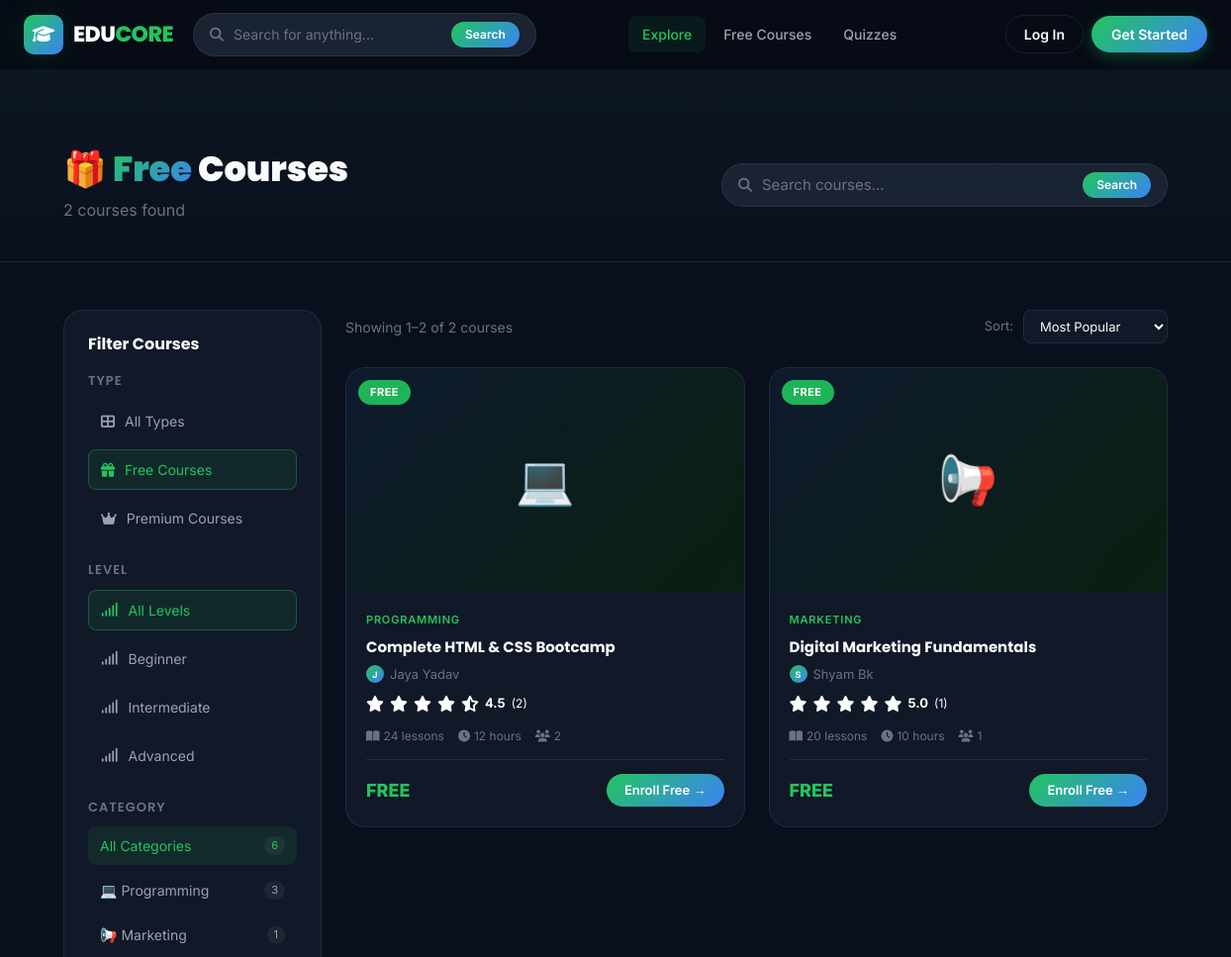
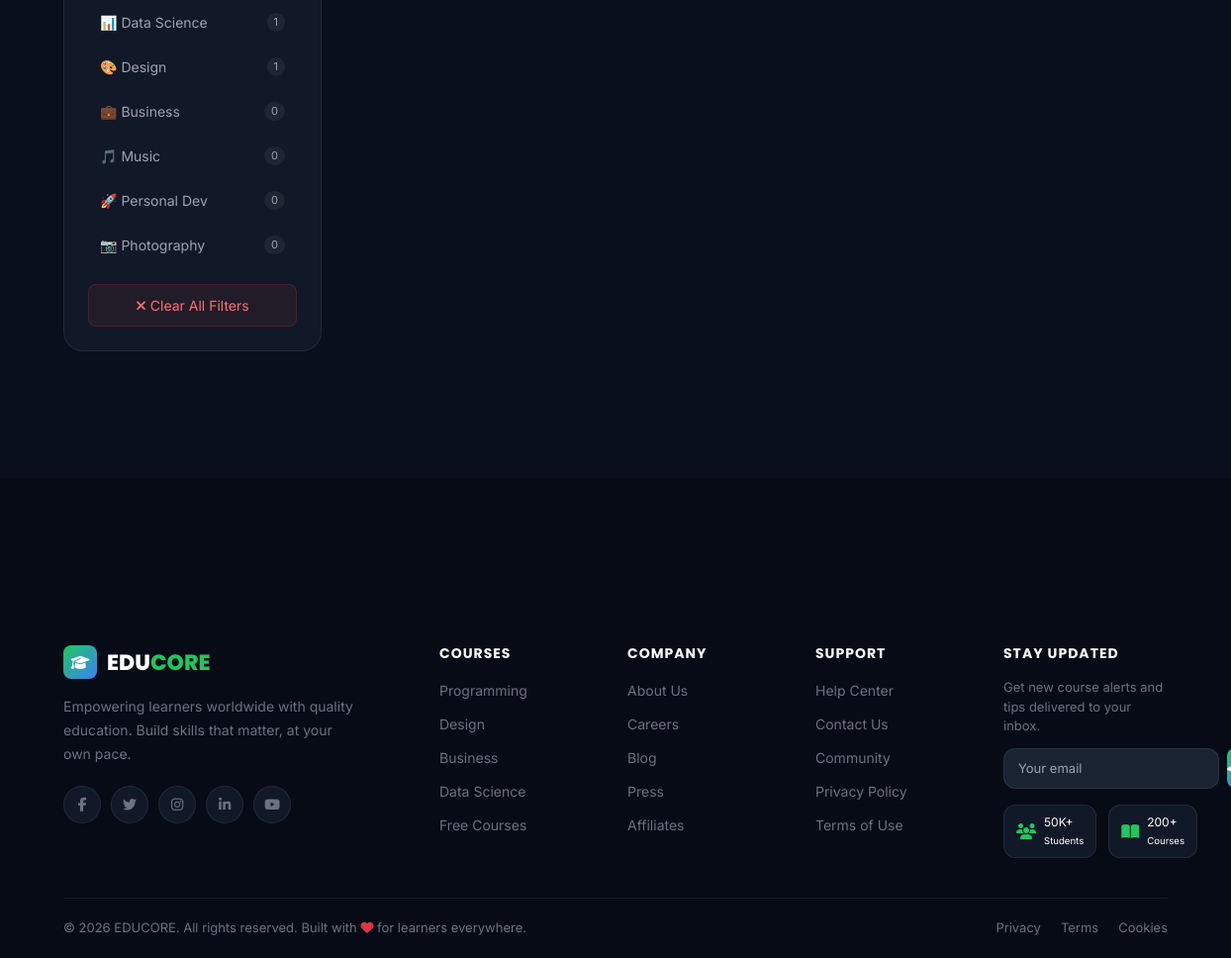
The app's page /courses/index.php?type=free with its own data (2 pictures, top to bottom).
### tables this page shows
CREATE TABLE IF NOT EXISTS categories (
    id INT AUTO_INCREMENT PRIMARY KEY,
    name VARCHAR(100) NOT NULL,
    slug VARCHAR(100) NOT NULL UNIQUE,
    icon VARCHAR(50) DEFAULT 'fas fa-book',
    color VARCHAR(20) DEFAULT '#3B82F6',
    created_at TIMESTAMP DEFAULT CURRENT_TIMESTAMP
);

CREATE TABLE IF NOT EXISTS courses (
    id INT AUTO_INCREMENT PRIMARY KEY,
    title VARCHAR(255) NOT NULL,
    slug VARCHAR(255) NOT NULL UNIQUE,
    description TEXT,
    short_description VARCHAR(500),
    category_id INT,
    instructor_id INT NOT NULL,
    thumbnail VARCHAR(255) DEFAULT NULL,
    preview_video VARCHAR(255) DEFAULT NULL,
    price DECIMAL(10,2) DEFAULT 0.00,
    type ENUM('free','premium') DEFAULT 'free',
    level ENUM('beginner','intermediate','advanced') DEFAULT 'beginner',
    duration VARCHAR(50) DEFAULT NULL,
    total_lessons INT DEFAULT 0,
    status ENUM('pending','approved','rejected','draft') DEFAULT 'pending',
    is_featured TINYINT(1) DEFAULT 0,
    created_at TIMESTAMP DEFAULT CURRENT_TIMESTAMP,
    updated_at TIMESTAMP DEFAULT CURRENT_TIMESTAMP ON UPDATE CURRENT_TIMESTAMP,
    FOREIGN KEY (category_id) REFERENCES categories(id) ON DELETE SET NULL,
    FOREIGN KEY (instructor_id) REFERENCES users(id) ON DELETE CASCADE
);

CREATE TABLE IF NOT EXISTS users (
    id INT AUTO_INCREMENT PRIMARY KEY,
    name VARCHAR(150) NOT NULL,
    email VARCHAR(255) NOT NULL UNIQUE,
    password VARCHAR(255) NOT NULL,
    role ENUM('admin','teacher','student') DEFAULT 'student',
    avatar VARCHAR(255) DEFAULT NULL,
    bio TEXT DEFAULT NULL,
    is_active TINYINT(1) DEFAULT 1,
    is_verified TINYINT(1) DEFAULT 1,
    google_id VARCHAR(255) DEFAULT NULL,
    created_at TIMESTAMP DEFAULT CURRENT_TIMESTAMP,
    updated_at TIMESTAMP DEFAULT CURRENT_TIMESTAMP ON UPDATE CURRENT_TIMESTAMP
);

### courses/index.php (the view, shortened to what the rows shown need)
<?php
require_once __DIR__ . '/../includes/auth.php';
$db = getDB();
$search   = trim($_GET['search']   ?? '');
$category = trim($_GET['category'] ?? '');
$type     = trim($_GET['type']     ?? '');
$sort     = trim($_GET['sort']     ?? 'popular');
$page     = max(1, (int)($_GET['page'] ?? 1));
$perPage  = 9;
$offset   = ($page - 1) * $perPage;
$where  = ["co.status = 'approved'"];
$params = [];
if ($type && in_array($type, ['free','premium'])) {
    $where[]  = "co.type = ?";
    $params[] = $type;
}
$whereStr = implode(' AND ', $where);
$orderBy  = match($sort) {
    'newest'    => 'co.created_at DESC',
    'price-asc' => 'co.price ASC',
    'price-desc'=> 'co.price DESC',
    'rating'    => 'avg_rating DESC',
    default     => 'enrollment_count DESC'
};
$sql = "SELECT co.*, u.name as instructor_name, cat.name as category_name, cat.slug as category_slug,
               AVG(r.rating) as avg_rating, COUNT(DISTINCT r.id) as review_count,
               COUNT(DISTINCT e.id) as enrollment_count
        FROM courses co
        JOIN users u ON u.id = co.instructor_id
        LEFT JOIN categories cat ON cat.id = co.category_id
        LEFT JOIN reviews r ON r.course_id = co.id
        LEFT JOIN enrollments e ON e.course_id = co.id
        WHERE $whereStr
        GROUP BY co.id
        ORDER BY $orderBy
        LIMIT $perPage OFFSET $offset";
$stmt = $db->prepare($sql);
$stmt->execute($params);
$courses = $stmt->fetchAll();
$allCategories = $db->query("SELECT cat.*, COUNT(co.id) as count FROM categories cat LEFT JOIN courses co ON co.category_id = cat.id AND co.status='approved' GROUP BY cat.id ORDER BY count DESC")->fetchAll();
$catIcons = ['Programming'=>'💻','Design'=>'🎨','Business'=>'💼','Music'=>'🎵','Photography'=>'📷','Marketing'=>'📢','Data Science'=>'📊','Personal Dev'=>'🚀'];
include __DIR__ . '/../includes/header.php';
?>
<div style="margin-top:70px;">
    <div class="page-header">
        <div class="container">
            <div class="row align-items-center">
                <div class="col-md-7">
                    <h1 style="font-size:2.2rem;font-weight:900;margin-bottom:8px;">
                        <?php if ($search): ?>
                            Results for "<span class="text-gradient"><?php echo e($search); ?></span>"
                        <?php elseif ($category): ?>
                            <span class="text-gradient"><?php echo ucwords(str_replace('-',' ',$category)); ?></span> Courses
                        <?php elseif ($type === 'free'): ?>
                            🎁 <span class="text-gradient">Free</span> Courses
                        <?php else: ?>
                            Browse All <span class="text-gradient">Courses</span>
                        <?php endif; ?>
                    </h1>
                </div>
            </div>
        </div>
    </div>
    <div class="container py-5">
        <div class="row g-4">
            <div class="col-lg-3">
                <div style="background:var(--bg-card);border:1px solid var(--border);border-radius:var(--radius-lg);padding:24px;position:sticky;top:90px;">
                    <div>
                        <div style="display:flex;flex-direction:column;gap:6px;">
                            <?php foreach ($allCategories as $cat): ?>
                            <a href="?<?php echo http_build_query(array_merge($_GET, ['category'=>$cat['slug'],'page'=>1])); ?>"
                               style="display:flex;align-items:center;justify-content:space-between;padding:9px 12px;border-radius:8px;font-size:14px;transition:all 0.2s;background:<?php echo $category === $cat['slug'] ? 'rgba(34,197,94,0.1)' : 'transparent'; ?>;color:<?php echo $category === $cat['slug'] ? 'var(--primary)' : 'var(--text-secondary)'; ?>;">
                                <span><?php echo $catIcons[$cat['name']] ?? '📚'; ?> <?php echo e($cat['name']); ?></span>
                                <span style="background:rgba(255,255,255,0.06);padding:1px 7px;border-radius:10px;font-size:11px;"><?php echo $cat['count']; ?></span>
                            </a>
                            <?php endforeach; ?>
                        </div>
                    </div>
                </div>
            </div>
            <div class="col-lg-9">
                <?php if (empty($courses)): ?>
                <div style="text-align:center;padding:80px 20px;">
                    <div style="font-size:64px;margin-bottom:16px;">🔍</div>
                    <h3 style="font-size:20px;margin-bottom:8px;">No courses found</h3>
                    <p style="color:var(--text-muted);margin-bottom:24px;">Try adjusting your filters or search for something else.</p>
                    <a href="index.php" class="btn-outline-custom">Browse All Courses</a>
                </div>
                <?php else: ?>
                <div class="courses-grid" id="coursesGrid">
                    <?php foreach ($courses as $course):
                        $rating  = getCourseRating($course['id']);
                        $enrolled = isLoggedIn() ? isEnrolled($_SESSION['user_id'], $course['id']) : false;
                        $icon = $catIcons[$course['category_name']] ?? '📚';
                    ?>
                    <a href="<?php echo BASE_URL; ?>/courses/detail.php?id=<?php echo $course['id']; ?>"
                       class="course-card"
                       data-title="<?php echo e(strtolower($course['title'])); ?>"
                       data-category="<?php echo e($course['type']); ?>"
                       data-price="<?php echo $course['price']; ?>"
                       data-rating="<?php echo $rating['avg']; ?>"
                       data-animate>
                        <div class="course-thumbnail">
                            <div class="course-thumbnail-placeholder"><?php echo $icon; ?></div>
                            <span class="course-badge badge-<?php echo $course['type']; ?>"><?php echo strtoupper($course['type']); ?></span>
                        </div>
                        <div class="course-info">
                            <div class="course-category-tag"><?php echo e($course['category_name']); ?></div>
                            <h3 class="course-title"><?php echo e($course['title']); ?></h3>
                            <div class="course-instructor">
                                <span class="instructor-dot"><?php echo strtoupper(substr($course['instructor_name'],0,1)); ?></span>
                                <?php echo e($course['instructor_name']); ?>
                            </div>
                            <div class="course-rating">
                                <?php echo renderStars($rating['avg']); ?>
                                <span class="rating-score"><?php echo number_format($rating['avg'],1); ?></span>
                                <span class="rating-count">(<?php echo $rating['total']; ?>)</span>
                            </div>
                            <div class="course-meta">
                                <div class="course-meta-item"><i class="fas fa-book-open"></i> <?php echo $course['total_lessons']; ?> lessons</div>
                                <div class="course-meta-item"><i class="fas fa-clock"></i> <?php echo e($course['duration']); ?></div>
                                <div class="course-meta-item"><i class="fas fa-users"></i> <?php echo $course['enrollment_count']; ?></div>
                            </div>
                            <div class="course-footer">
                                <div>
                                    <span class="course-price <?php echo $course['price']==0?'price-free':'price-paid'; ?>">
                                        <?php echo formatPrice($course['price']); ?>
                                    </span>
                                </div>
                                <?php if ($enrolled): ?>
                                    <span class="btn-enroll-sm" style="background:rgba(34,197,94,0.1);color:var(--primary);border:1px solid rgba(34,197,94,0.3);">
                                        <i class="fas fa-check"></i> Enrolled
                                    </span>
                                <?php else: ?>
                                    <span class="btn-enroll-sm"><?php echo $course['price']==0?'Enroll Free':'Enroll Now'; ?> →</span>
                                <?php endif; ?>
                            </div>
                        </div>
                    </a>
                    <?php endforeach; ?>
                </div>
                <?php endif; ?>
            </div>
        </div>
    </div>
</div>
<?php include __DIR__ . '/../includes/footer.php'; ?>

### includes/auth.php (shortened to what the rows shown need)
<?php
function isLoggedIn() {
    return isset($_SESSION['user_id']) && !empty($_SESSION['user_id']);
}
function getCourseRating($courseId) {
    $db = getDB();
    $stmt = $db->prepare("SELECT AVG(rating) as avg_rating, COUNT(*) as total FROM reviews WHERE course_id = ?");
    $stmt->execute([$courseId]);
    $result = $stmt->fetch();
    return [
        'avg'   => round($result['avg_rating'] ?? 0, 1),
        'total' => (int)($result['total'] ?? 0)
    ];
}
function formatPrice($price) {
    if ($price == 0) return 'FREE';
    return 'NPR ' . number_format($price, 0);
}
function renderStars($rating, $max = 5) {
    $html = '';
    for ($i = 1; $i <= $max; $i++) {
        if ($i <= $rating) {
            $html .= '<i class="fas fa-star text-yellow-400"></i>';
        } elseif ($i - 0.5 <= $rating) {
            $html .= '<i class="fas fa-star-half-alt text-yellow-400"></i>';
        } else {
            $html .= '<i class="far fa-star text-gray-400"></i>';
        }
    }
    return $html;
}
function e($str) {
    return htmlspecialchars($str ?? '', ENT_QUOTES, 'UTF-8');
}
?>

### records on screen
categories: name "💻", name "Programming", count "3"
categories: name "📢", name "Marketing", count "1"
categories: name "📊", name "Data Science", count "1"
categories: name "🎨", name "Design", count "1"
categories: name "💼", name "Business", count "0"
categories: name "🎵", name "Music", count "0"
categories: name "🚀", name "Personal Dev", count "0"
categories: name "📷", name "Photography", count "0"
courses: category.name "💻", type "FREE", category.name "PROGRAMMING", title "Complete HTML & CSS Bootcamp", instructor.name "J", instructor.name "Jaya Yadav", avg "4.5", total "2", total_lessons "24", duration "12 hours", enrollment_count "2", price "FREE", shows "Enroll Free"
courses: category.name "📢", type "FREE", category.name "MARKETING", title "Digital Marketing Fundamentals", instructor.name "S", instructor.name "Shyam Bk", avg "5.0", total "1", total_lessons "20", duration "10 hours", enrollment_count "1", price "FREE", shows "Enroll Free"

### other values on screen
$totalCourses "2"
$label "All Types"
$label "Free Courses"
$label "Premium Courses"
$label "All Levels"
$label "Beginner"
$label "Intermediate"
$label "Advanced"
array_sum(array_column($allCategories,'count')) "6"
min($offset + 1, $totalCourses) "1"
min($offset + $perPage, $totalCourses) "2"
